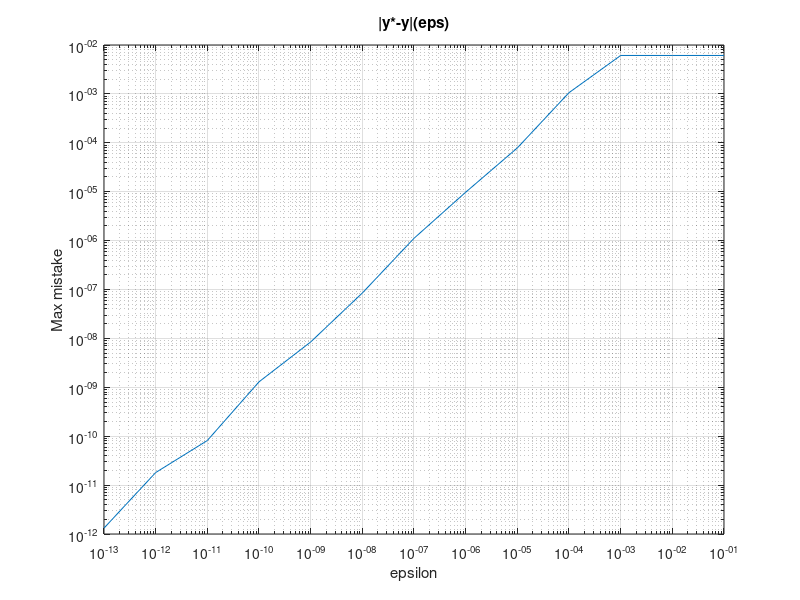
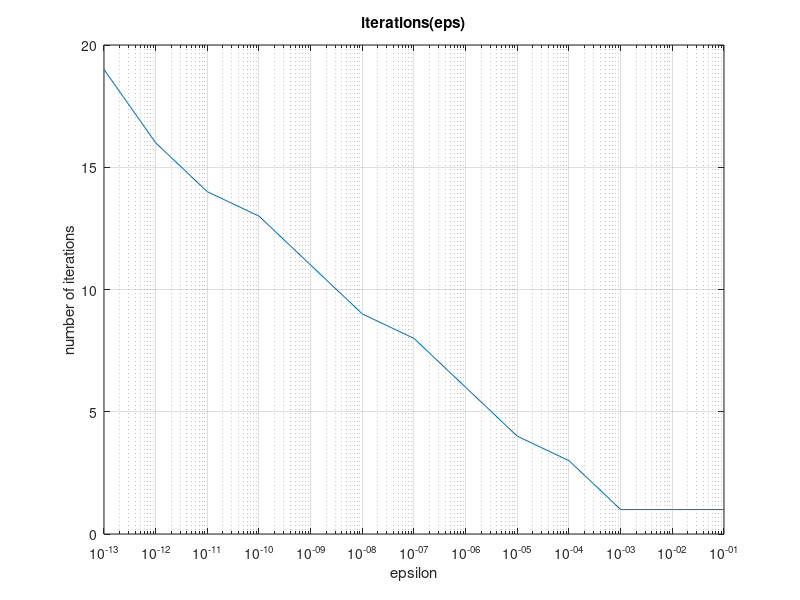
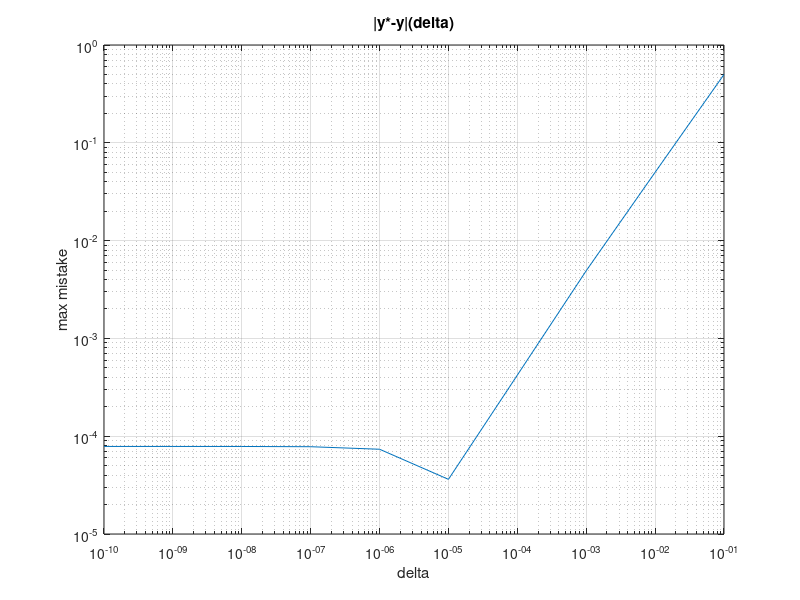

Recreate these plots in MATLAB, in order.
A = load('output1.txt');
eps = A(:, 1);
mstk = A(:, 2);
loglog(eps, mstk)
grid on
xlabel('epsilon')
ylabel('Max mistake')
title('|y*-y|(eps)')

figure
A = load('output2.txt');
eps = A(:, 1);
divs = A(:, 2);
divs = log2(divs)
semilogx(eps, divs)
grid on
xlabel('epsilon')
ylabel('number of iterations')
title('iterations(eps)')

figure
A = load('output3.txt');
delta = A(:, 1);
mstk = A(:, 2);
loglog(delta, mstk)
grid on
xlabel('delta')
ylabel('max mistake')
title('|y*-y|(delta)')